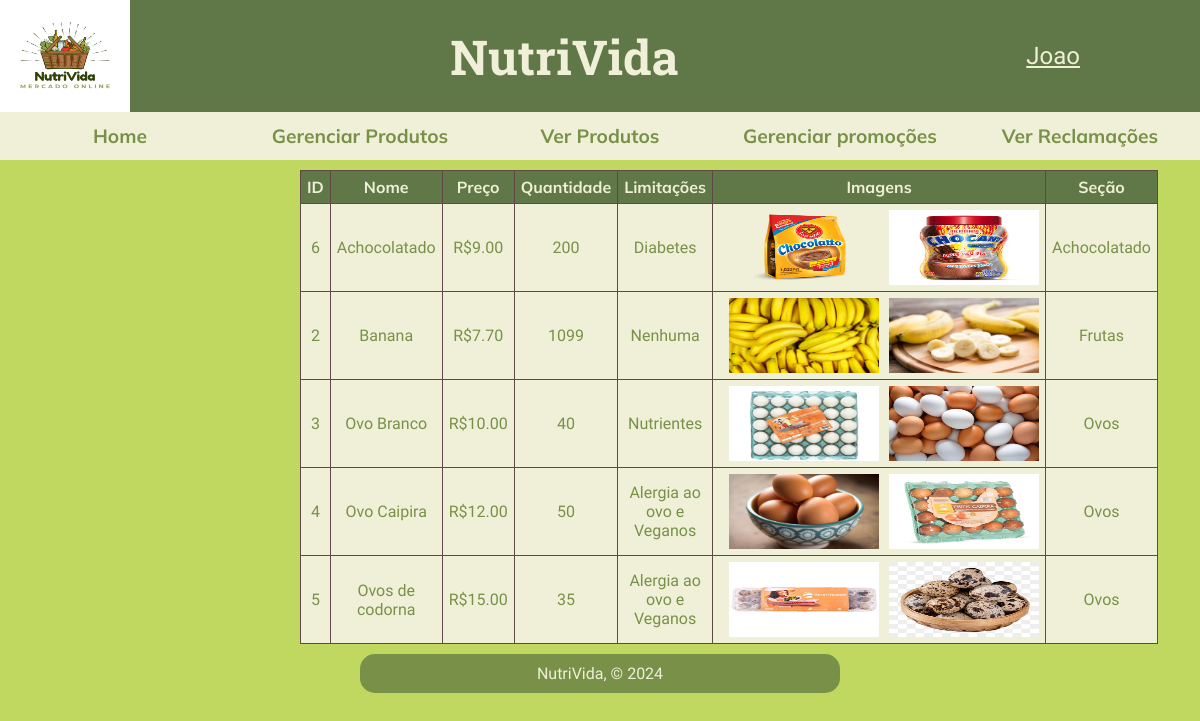
Page /viewProds.php (signed in) on the committed database.
### tables this page shows
CREATE TABLE `produto` (
  `pro_id` int(11) NOT NULL,
  `pro_nome` varchar(100) DEFAULT NULL,
  `pro_preco` decimal(6,2) DEFAULT NULL,
  `pro_quantidade` int(11) NOT NULL,
  `pro_limitacao` varchar(100) DEFAULT NULL,
  `pro_path1` varchar(256) NOT NULL,
  `pro_path2` varchar(256) NOT NULL,
  `sec_id` int(11) NOT NULL
);

CREATE TABLE `secao` (
  `sec_id` int(11) NOT NULL,
  `sec_nome` varchar(140) NOT NULL
);

### functions.php (called while the page is built)
<?php
function selecionar($tabela,$campos,$condicao){
    include('conexao.php');
    $part = '';
    for($i = 0;$i < count($campos);++$i){
        if($i == count($campos) - 1){
            $part .= $campos[$i];
        }
        else{
            $part .= $campos[$i].',';
        }
    }
    $query = mysqli_query($conexao,"SELECT $part FROM $tabela $condicao");
    return $query;
}
?>

### viewProds.php (the view, shortened to what this page needs)
<!DOCTYPE html>
<html lang="pt-br">
<head>
    <link rel="stylesheet" href="style.css">
</head>
<body>
    <?php
    include('headerf.php');
    include('functions.php');
    ?>
        <table>
            <tr>
                <th>ID</th>
                <th>Nome</th>
                <th>Preço</th>
                <th>Quantidade</th>
                <th>Limitações</th>
                <th>Imagens</th>
                <th>Seção</th>
            </tr>
            <?php
            $query = selecionar('produto',['pro_id','pro_nome','pro_preco','pro_quantidade','pro_limitacao','pro_path1','pro_path2','sec_id'],'ORDER BY pro_nome');
            while($dados = mysqli_fetch_array($query)){
                $id = $dados[0];
                $nome = $dados[1];
                $preco = $dados[2];
                $quantidade = $dados[3];
                $limitacao = $dados[4];
                $img1 = $dados[5];
                $img2 = $dados[6];
                $idsecao = $dados[7];
                $query2 = selecionar('secao',['sec_nome'],"WHERE sec_id = $idsecao");
                $dados2 = mysqli_fetch_array($query2);
                $secao = $dados2[0];
                echo "
                <tr>
                    <td>$id</td>
                    <td>$nome</td>
                    <td>R$$preco</td>
                    <td>$quantidade</td>
                    <td>$limitacao</td>
                    <td>
                    <div class=\"img-Prods\">
                    <img src=\"$img1\" alt=\"Imagem de $nome\">
                    <img src=\"$img2\" alt=\"Imagem de $nome\">
                    </div>
                    </td>
                    <td>$secao</td>
                </tr>
                ";
            }
            ?>
        </table>
        <footer>NutriVida, &copy; 2024</footer>
</body>
</html>

### style.css (style rules this page uses)
* { margin: 0; padding: 0; box-sizing: border-box; }
:root { --verde-escuro:#607848; --verde:#789048; --verde-claro:#C0D860; --branco:#f0f0D8; --marrom:#604848; --destaque-forte:"Roboto Slab", serif; --destaque:"Mulish", sans-serif; --comum:"Nanum Gothic", sans-serif; }
body { background-color: var(--verde-claro); height: 100vh; text-align: center; }
footer { margin-left: 30%; width: 40%; display: flex; align-items: center; justify-content: center; background-color: var(--verde); color: var(--branco); font-family: var(--comum); padding: 10px; border-radius: 15px; }
.img-Prods { display: flex; flex-direction: row; }
.img-Prods img { width: 150px; height: 75px; margin-left: 10px; }
table { border: 1px solid var(--marrom); padding: 0%; width: 50%; margin-top: 10px; margin-bottom: 10px; margin-left: 25%; border-collapse: collapse; background-color: var(--branco); }
th { background-color: var(--verde-escuro); color: var(--branco); font-family: var(--destaque); }
td { color: var(--verde); font-family: var(--comum); }
td,th { border: 1px solid var(--marrom); padding: 6px; }

### rows in the picture
produto: pro_id "6", pro_nome "Achocolatado", pro_preco "9.00", pro_quantidade "200", pro_limitacao "Diabetes", pro_path1 (picture), pro_path2 (picture), sec.sec_nome "Achocolatado"
produto: pro_id "2", pro_nome "Banana", pro_preco "7.70", pro_quantidade "1099", pro_limitacao "Nenhuma", pro_path1 (picture), pro_path2 (picture), sec.sec_nome "Frutas"
produto: pro_id "3", pro_nome "Ovo Branco", pro_preco "10.00", pro_quantidade "40", pro_limitacao "Nutrientes", pro_path1 (picture), pro_path2 (picture), sec.sec_nome "Ovos"
produto: pro_id "4", pro_nome "Ovo Caipira", pro_preco "12.00", pro_quantidade "50", pro_limitacao "Alergia ao ovo e Veganos", pro_path1 (picture), pro_path2 (picture), sec.sec_nome "Ovos"
produto: pro_id "5", pro_nome "Ovos de codorna", pro_preco "15.00", pro_quantidade "35", pro_limitacao "Alergia ao ovo e Veganos", pro_path1 (picture), pro_path2 (picture), sec.sec_nome "Ovos"

### other values in the picture
strtok($nome," ") "Joao"
